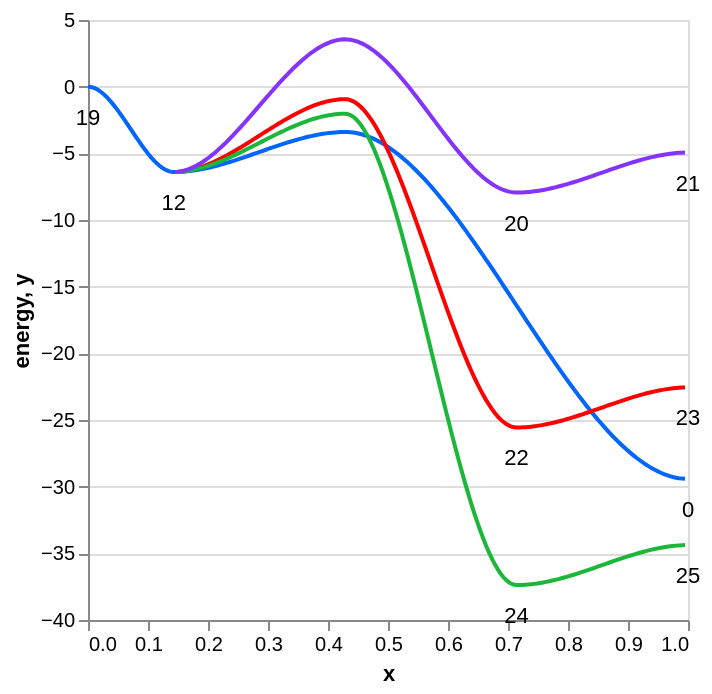

The code cell stored with this chart in its notebook:
### Code cell
root_key = 19
leaf_keys = [0, 23, 25, 21]

node_paths = mess.surf.node_paths_from_source(surf, root_key, leaf_keys=leaf_keys)
mess.surf.plot_paths(surf, node_paths, stack_nodes=[[20, 22, 24]], stack_edges=[[(12, 20), (12, 0)]])

### Figure 1 — Vega-Lite specification as saved in the notebook (floating-point values rounded to 4 significant figures; data arrays with more than 128 entries replaced by an {"elided": "..."} marker saying what was removed)
{"config": {"view": {"continuousWidth": 300, "continuousHeight": 300}}, "layer": [{"data": {"name": "data-2c06758e305d3d54ab88d77ee519c373"}, "mark": {"type": "line"}, "encoding": {"color": {"field": "path", "legend": null, "scale": {"domain": ["0", "1", "2", "3"], "range": ["#0066ff", "#ff0000", "#1ab73a", "#8533ff"]}, "type": "nominal"}, "x": {"axis": null, "field": "x", "type": "temporal"}, "y": {"field": "energy", "type": "quantitative"}}, "transform": [{"fold": ["0", "1", "2", "3"], "as": ["path", "energy"]}]}, {"data": {"name": "data-a43334b24f96cb2d3d6f06826d51b0ce"}, "mark": {"type": "text", "baseline": "top", "dy": 10}, "encoding": {"text": {"field": "label", "type": "quantitative"}, "x": {"field": "x", "type": "quantitative"}, "y": {"field": "y", "type": "quantitative"}}}], "$schema": "https://vega.github.io/schema/vega-lite/v5.20.1.json", "datasets": {"data-2c06758e305d3d54ab88d77ee519c373": {"elided": "200 records"}, "data-a43334b24f96cb2d3d6f06826d51b0ce": [{"x": 0.0, "y": 0.0, "label": 19}, {"x": 0.1429, "y": -6.4, "label": 12}, {"x": 1.0, "y": -29.42, "label": 0}, {"x": 0.7143, "y": -25.56, "label": 22}, {"x": 1.0, "y": -22.56, "label": 23}, {"x": 0.7143, "y": -37.38, "label": 24}, {"x": 1.0, "y": -34.38, "label": 25}, {"x": 0.7143, "y": -7.94, "label": 20}, {"x": 1.0, "y": -4.94, "label": 21}]}}
